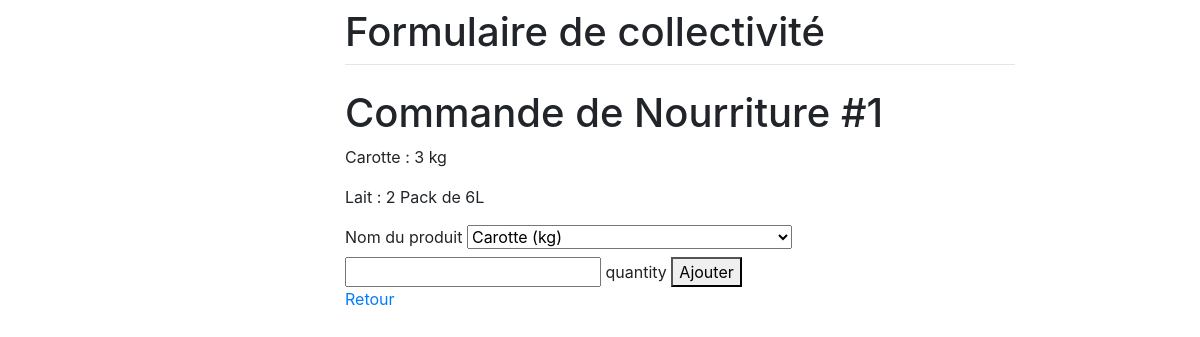
/1/1, run on the app's committed database.
### forms/models.py (models this page shows, shortened)
class Demande(models.Model):
    type = models.CharField(max_length=200,default="Nourriture", choices=type_choices)
    items= models.ManyToManyField(Item)
    date_demande = models.DateField(auto_now=True)

class Item(models.Model):
    product = models.ForeignKey(Product, related_name='product',on_delete=models.CASCADE)
    quantity = models.PositiveIntegerField(null=False, default=2)

class Product(models.Model):
    name = models.CharField(max_length=200)
    unit = models.CharField(max_length=200)
    type = models.CharField(max_length=200,default="Nourriture", choices=type_choices)

### forms/views.py (the view, shortened to what this page needs)
# urls.py: path("<int:id>/<int:idc>", views.index, name="index"),
def index(response, id, idc):
    d = Demande.objects.get(id=idc)
    c = Compte.objects.get(id=id)
    allproducts = Product.objects.all()
    return render(response, "forms/list.html", locals())

### forms/templates/forms/list.html (shortened to what this page needs)
{% extends "forms/base.html" %}
{% load crispy_forms_tags %}
						{% block content %}
						<h1>Commande de {{d.type}} #{{d.id}}</h1>
						<form method="post" action="#">
							{% for item in d.items.all %}
							<p>{{item.product.name}} : {{item.quantity}} {{item.product.unit}}</p>
							{% endfor %}
							<label>Nom du produit</label>
							<select name="name">
								{% for produit in allproducts %}
								<option value="{{produit.name}}">{{produit.name}} ({{produit.unit}})</option>
								{% endfor %}
							</select>
							<input name="quantity"> quantity </input>
							<button type="submit" , name="newProduct" , value="newProduct">
								Ajouter
							</button>
							<p><a href="/{{id}}/demandes"> Retour </p>
						</form>
						{% endblock %}

### data on the page
Demande: type "Nourriture", id "1"
Item: product.name "Carotte", quantity "3", product.unit "kg"
Item: product.name "Lait", quantity "2", product.unit "Pack de 6L"

### other printed values
form field name "Carotte (kg)"
